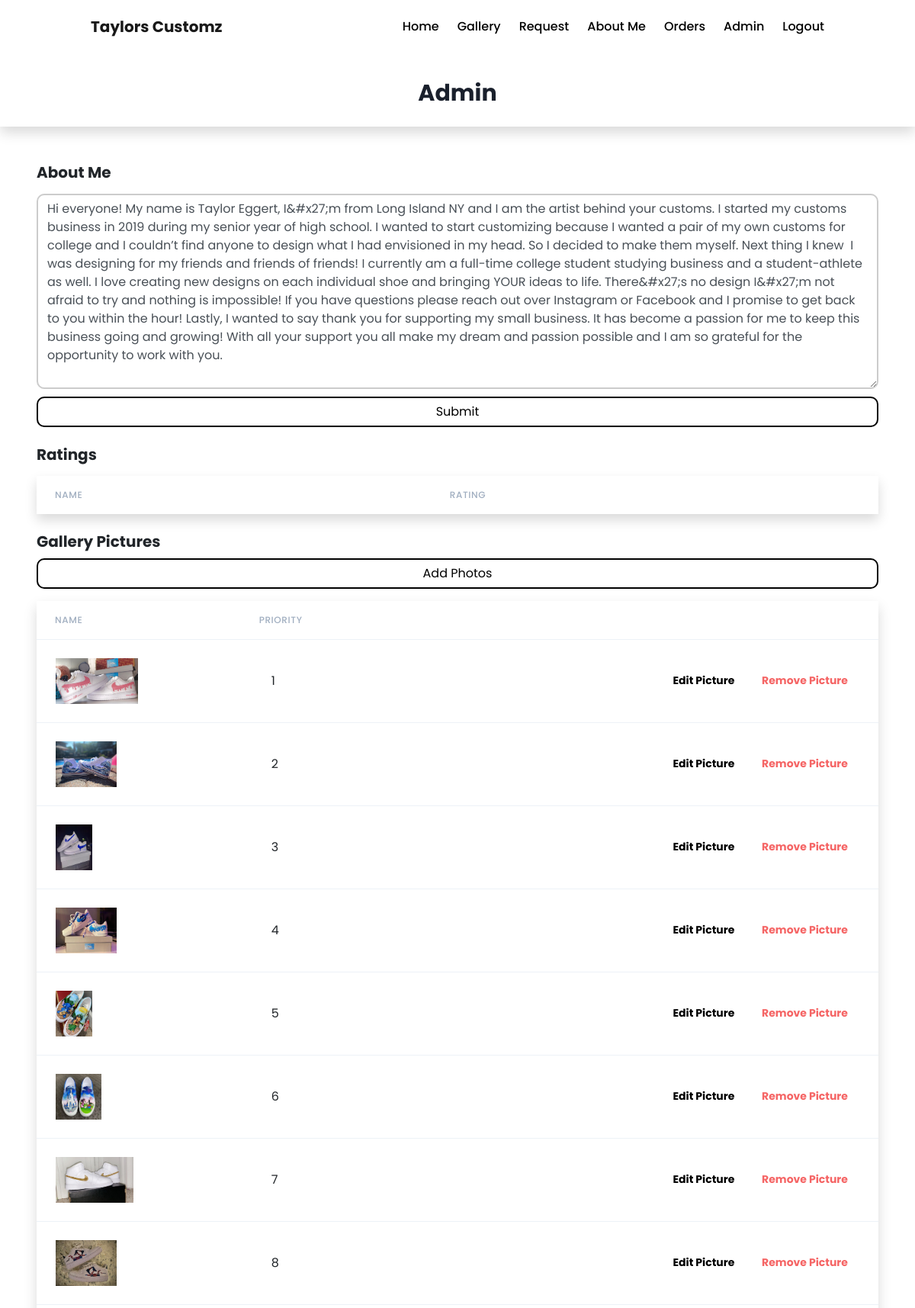
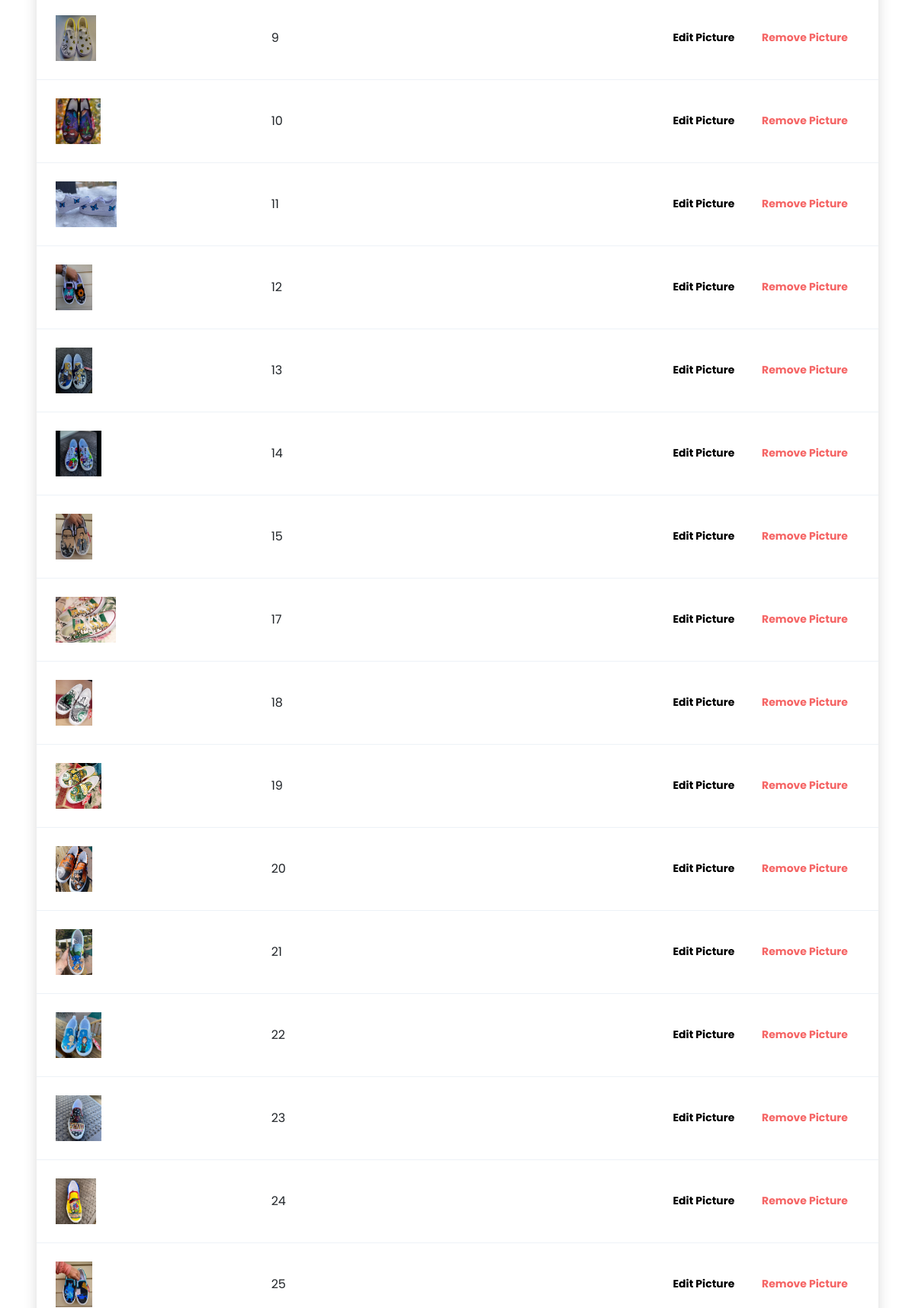
/data/dashboard (signed in, upper part), run on the app's committed database (2 pictures, top to bottom).
### users/models.py (models this page shows, shortened)
class Pictures(models.Model):
    priority = models.IntegerField(verbose_name="Rating")
    picture = models.ImageField(upload_to='media/gallery', blank=True, null=True)
    class Meta:
        ordering = ['priority']

### users/views.py (the view, shortened to what this page needs)
# urls.py: path('data/dashboard', views.admin, name='admin-dash'),
@login_required
def admin(request):
    aboutMe = AboutMe.objects.get(active=True).description
    pictures = Pictures.objects.all()
    reviews = Reviews.objects.all()
    form = AboutMeForm(request.POST)
    context = {
        'form': form,
        'data': aboutMe,
        'reviews':  reviews,
        'pictures': pictures
    }
    return render(request, 'users/admin.html', context)

### users/forms.py
class AboutMeForm(forms.ModelForm):
	description = forms.CharField(widget=forms.Textarea(
		attrs={
			'class': 'form-control',
			'placeholder': 'About Me Message',
			'id': 'about-msg'
		}
	))
	class Meta:
		model = AboutMe
		exclude = ('active',)

### users/templates/users/admin.html (shortened to what this page needs)
{% extends 'users/base.html' %}
{% block styles %}
<link rel='stylesheet' href='../../static/users/assets/css/request.css'>
{% endblock styles %}
{% block content %}
<div class='p-5'>
    <h1 class='text-xl font-weight-bold mb-3'>About Me</h1>
    <div>
        <form method='POST'>
            {{form.description}}
            <button data-action='submit' type="submit" id='req-sbmt' class="btn btn-primary">Submit</button>
        </form>
    </div>
    <h1 class='text-xl font-weight-bold mt-4 mb-3'>Ratings</h1>
    <div class='bg-white shadow '>
        <table class="min-w-full divide-y divide-gray-200">
            <thead class="bg-gray-50">
                <tr>
                    <th scope="col"
                        class="px-6 py-3 text-left text-xs font-medium text-gray-500 uppercase tracking-wider ">
                        Name
                    </th>
                    <th scope="col"
                        class="px-6 py-3 text-left text-xs font-medium text-gray-500 uppercase tracking-wider">
                        Rating
                    </th>
                </tr>
            </thead>
        </table>
    </div>
    <h1 class='text-xl font-weight-bold mt-4'>Gallery Pictures</h1>
    <button data-action='submit' id='req-sbmt' class="btn btn-primary" onclick='window.location.href=href="{% url 'picture-upload'%}"'>Add Photos</button>
    <div class='bg-white shadow mt-3'>
        <table class="min-w-full divide-y divide-gray-200">
            <thead class="bg-gray-50">
                <tr>
                    <th scope="col"
                        class="px-6 py-3 text-left text-xs font-medium text-gray-500 uppercase tracking-wider ">
                        Name
                    </th>
                    <th scope="col"
                        class="px-6 py-3 text-left text-xs font-medium text-gray-500 uppercase tracking-wider">
                        Priority
                    </th>
                </tr>
            </thead>
            <tbody class="bg-white divide-y divide-gray-200">
                {% for p in pictures %}
                <tr class='transition-all hover:bg-gray-100 hover:m-5'>
                    <td class="py-4 whitespace-nowrap ">
                        <div class="flex items-center">
                            <div class="ml-4">
                                <div class="text-sm font-medium text-gray-900">
                                    <img src='../../../media/{{p.picture}}' style='height: 60px;'>
                                </div>
                            </div>
                        </div>
                    </td>
                    <td style='padding-left: 40px;'>{{p.priority}}</td>
                    <td></td>
                    <td></td>
                    <td class="px-6 py-4 whitespace-nowrap text-right text-sm font-medium">
                        <button onclick='window.location.href=href="{% url 'picture-edit' p.id %}"'
                            class="transition-all h-10 items-center px-3 font-bold hover:text-white text-black hover:bg-black rounded-lg hover:shadow-lg hover:m-4 focus:bg-gray-700">Edit
                            Picture</button>
                        <button onclick='window.location.href=href="{% url 'picture-remove' p.id %}"'
                            class="transition-all h-10 items-center px-3 font-bold text-red-500  hover:bg-black rounded-lg hover:shadow-lg hover:m-4 focus:bg-gray-700">Remove
                            Picture</button>
                    </td>
                </tr>
                {% endfor %}
            </tbody>
        </table>
    </div>
</div>
{% endblock content %}

### users/static/users/assets/css/index.css (style rules this page uses)
body { font-family: 'Poppins', sans-serif; }
#req-sbmt { background-color: transparent; color: black; border-radius: 10px; -webkit-border-radius: 10px; -moz-border-radius: 10px; -ms-border-radius: 10px; -o-border-radius: 10px; border: solid 2px black; width: 100%; margin-top: 10px; }

### users/static/users/assets/css/request.css (style rules this page uses)
.form-control { border-radius: 10px; margin-top: 10px; background-color: transparent; border: 2px solid #CCCCCC; height: 50px; }
* { box-sizing: border-box; }

### users/templates/users/base.html (style rules this page uses)
body { font-family: 'Poppins'; scroll-behavior: smooth; }

### data on the page
Pictures: picture (picture), priority "1"
Pictures: picture (picture), priority "2"
Pictures: picture (picture), priority "3"
Pictures: picture (picture), priority "4"
Pictures: picture (picture), priority "5"
Pictures: picture (picture), priority "6"
Pictures: picture (picture), priority "7"
Pictures: picture (picture), priority "8"
Pictures: picture (picture), priority "9"
Pictures: picture (picture), priority "10"
Pictures: picture (picture), priority "11"
Pictures: picture (picture), priority "12"
Pictures: picture (picture), priority "13"
Pictures: picture (picture), priority "14"
Pictures: picture (picture), priority "15"
Pictures: picture (picture), priority "17"
Pictures: picture (picture), priority "18"
Pictures: picture (picture), priority "19"
Pictures: picture (picture), priority "20"
Pictures: picture (picture), priority "21"
Pictures: picture (picture), priority "22"
Pictures: picture (picture), priority "23"
Pictures: picture (picture), priority "24"
Pictures: picture (picture), priority "25"
